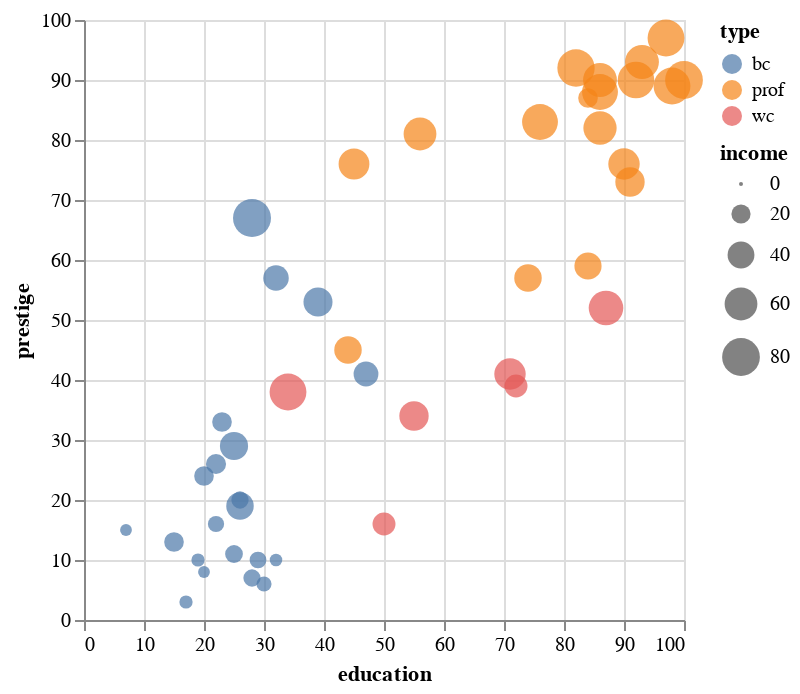

The notebook cell this image was saved under:
### Code cell
#color
alt.Chart(df).mark_circle().encode(
    x="education",
    y="prestige",
    color='type',
    size="income"
)

### Figure 1 — Vega-Lite specification as saved in the notebook (floating-point values rounded to 4 significant figures)
{"config": {"view": {"continuousWidth": 300, "continuousHeight": 300}}, "data": {"name": "data-6c3c4fe8ce6d318dd60bd5b8762eae0a"}, "mark": {"type": "circle"}, "encoding": {"color": {"field": "type", "type": "nominal"}, "size": {"field": "income", "type": "quantitative"}, "x": {"field": "education", "type": "quantitative"}, "y": {"field": "prestige", "type": "quantitative"}}, "$schema": "https://vega.github.io/schema/vega-lite/v5.20.1.json", "datasets": {"data-6c3c4fe8ce6d318dd60bd5b8762eae0a": [{"type": "prof", "income": 62, "education": 86, "prestige": 82}, {"type": "prof", "income": 72, "education": 76, "prestige": 83}, {"type": "prof", "income": 75, "education": 92, "prestige": 90}, {"type": "prof", "income": 55, "education": 90, "prestige": 76}, {"type": "prof", "income": 64, "education": 86, "prestige": 90}, {"type": "prof", "income": 21, "education": 84, "prestige": 87}, {"type": "prof", "income": 64, "education": 93, "prestige": 93}, {"type": "prof", "income": 80, "education": 100, "prestige": 90}, {"type": "wc", "income": 67, "education": 87, "prestige": 52}, {"type": "prof", "income": 72, "education": 86, "prestige": 88}, {"type": "prof", "income": 42, "education": 74, "prestige": 57}, {"type": "prof", "income": 76, "education": 98, "prestige": 89}, {"type": "prof", "income": 76, "education": 97, "prestige": 97}, {"type": "prof", "income": 41, "education": 84, "prestige": 59}, {"type": "prof", "income": 48, "education": 91, "prestige": 73}, {"type": "wc", "income": 76, "education": 34, "prestige": 38}, {"type": "prof", "income": 53, "education": 45, "prestige": 76}, {"type": "prof", "income": 60, "education": 56, "prestige": 81}, {"type": "prof", "income": 42, "education": 44, "prestige": 45}, {"type": "prof", "income": 78, "education": 82, "prestige": 92}, {"type": "wc", "income": 29, "education": 72, "prestige": 39}, {"type": "wc", "income": 48, "education": 55, "prestige": 34}, {"type": "wc", "income": 55, "education": 71, "prestige": 41}, {"type": "wc", "income": 29, "education": 50, "prestige": 16}, {"type": "bc", "income": 21, "education": 23, "prestige": 33}, {"type": "bc", "income": 47, "education": 39, "prestige": 53}, {"type": "bc", "income": 81, "education": 28, "prestige": 67}, {"type": "bc", "income": 36, "education": 32, "prestige": 57}, {"type": "bc", "income": 22, "education": 22, "prestige": 26}, {"type": "bc", "income": 44, "education": 25, "prestige": 29}, {"type": "bc", "income": 15, "education": 29, "prestige": 10}, {"type": "bc", "income": 7, "education": 7, "prestige": 15}, {"type": "bc", "income": 42, "education": 26, "prestige": 19}, {"type": "bc", "income": 9, "education": 19, "prestige": 10}, {"type": "bc", "income": 21, "education": 15, "prestige": 13}, {"type": "bc", "income": 21, "education": 20, "prestige": 24}, {"type": "bc", "income": 16, "education": 26, "prestige": 20}, {"type": "bc", "income": 16, "education": 28, "prestige": 7}, {"type": "bc", "income": 9, "education": 17, "prestige": 3}, {"type": "bc", "income": 14, "education": 22, "prestige": 16}, {"type": "bc", "income": 12, "education": 30, "prestige": 6}, {"type": "bc", "income": 17, "education": 25, "prestige": 11}, {"type": "bc", "income": 7, "education": 20, "prestige": 8}, {"type": "bc", "income": 34, "education": 47, "prestige": 41}, {"type": "bc", "income": 8, "education": 32, "prestige": 10}]}}
